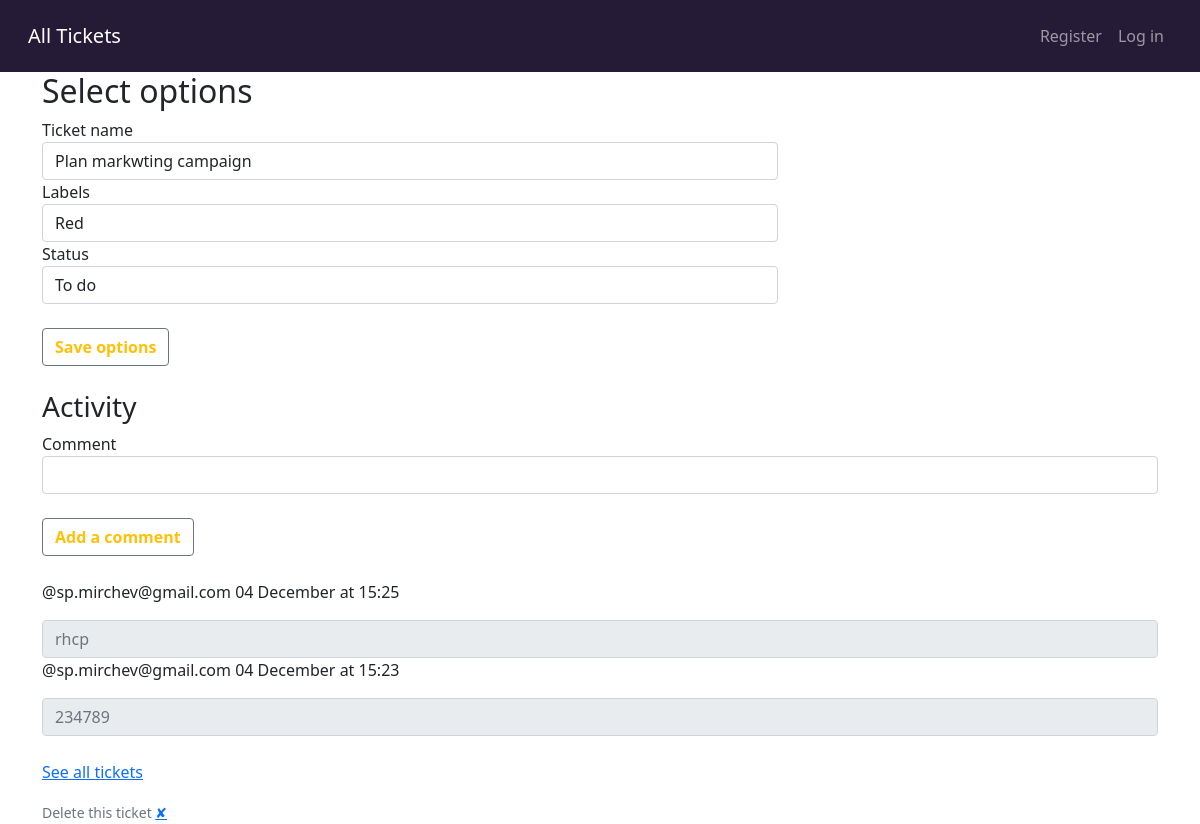
The app's page /tickets/1 with its own data.
### todoapp/models.py (models this page shows)
class Ticket(db.Model, UserMixin):
    __tablename__ = 'tickets'
    id = db.Column(db.Integer, primary_key=True)
    created_at = db.Column(db.DateTime,  nullable=False,
                           default=datetime.utcnow)
    updated_at = db.Column(db.DateTime,  nullable=False,
                           default=datetime.utcnow, onupdate=datetime.utcnow)
    deleted_at = db.Column(db.DateTime,  nullable=True)
    name = db.Column(db.String(250), nullable=False)
    label = db.Column(db.String(250), nullable=False, default='#BA94D1')
    status = db.Column(db.String(250), nullable=False, default='todo')
    comments = db.relationship('Comment', back_populates="ticket")

class Comment(db.Model, UserMixin):
    __tablename__ = 'comments'
    id = db.Column(db.Integer, primary_key=True)
    created_at = db.Column(db.DateTime,  nullable=False,
                           default=datetime.utcnow)
    updated_at = db.Column(db.DateTime,  nullable=False,
                           default=datetime.utcnow, onupdate=datetime.utcnow)
    deleted_at = db.Column(db.DateTime,  nullable=True)
    content = db.Column(db.Text, nullable=False)
    ticket_id = db.Column(db.Integer, db.ForeignKey(Ticket.id), nullable=False)
    user_id = db.Column(db.Integer, db.ForeignKey(User.id), nullable=False)
    ticket = db.relationship(Ticket, back_populates="comments")
    user = db.relationship(User, foreign_keys=user_id)

class User(db.Model, UserMixin):
    __tablename__ = 'users'
    id = db.Column(db.Integer, primary_key=True)
    created_at = db.Column(db.DateTime,  nullable=False,
                           default=datetime.utcnow)
    updated_at = db.Column(db.DateTime,  nullable=False,
                           default=datetime.utcnow, onupdate=datetime.utcnow)
    deleted_at = db.Column(db.DateTime,  nullable=True)
    username = db.Column(db.String(20), unique=True, nullable=False)
    email = db.Column(db.String(120), unique=True, nullable=False)
    password = db.Column(db.String(60), nullable=False)

### todoapp/routes.py (the view)
@app.route("/tickets/<int:ticket_id>", methods=["GET"])
def get_ticket(ticket_id):
    form = TicketForm()
    form_comment = NewCommentForm()
    ticket = Ticket.query.get(ticket_id)
    comments_query = select(Comment).filter(Comment.ticket_id == ticket_id).filter(Comment.deleted_at == None).order_by(Comment.created_at.desc())
    comments = [comment.Comment for comment in db.session.execute(comments_query)]
    form.name.default = ticket.name
    form.status.default = ticket.status
    form.label.default = ticket.label
    form.process()
    return render_template("options.html", form=form, form_comment=form_comment, ticket=ticket,comments=comments,logged_in=current_user.is_authenticated)

### todoapp/forms.py
class TicketForm(FlaskForm):
    name = StringField('Ticket name',validators=[InputRequired()])
    label = SelectField('Labels', choices=[('#FFCACA','White'),('#A10035', 'Red'), ('#372948', 'Blue'), ('#628E90', 'Green')] , default='#FBFACD')
    status = SelectField('Status', choices=[('todo', 'To do'), ('doing', 'Doing'), ('done', 'Done')],default="todo" )
    comment = StringField('Write a comment')

class NewCommentForm(FlaskForm):
    name = StringField('Comment', validators=[InputRequired()])

### todoapp/templates/options.html (shortened to what this page needs)
{% extends "layout.html" %} {% import "bootstrap/wtf.html" as wtf %} {% block
body %}
<div class="container">
  <div class="row">
    <div class="col-sm-12 col-md-8">
      <h2>Select options</h2>
      <form
        method="POST"
        action="{{ url_for('update_ticket', ticket_id=ticket.id) }}"
      >
        <div>{{ wtf.form_field(form.name) }}</div>
        <div>{{ wtf.form_field(form.label) }}</div>
        <div>{{ wtf.form_field(form.status) }}</div>
        <br />
        <input
          class="btn btn-outline-secondary text-warning fw-bold"
          type="submit"
          name="options"
          value="Save options"
        />
      </form>
      <br />
    </div>
    <div><h3>Activity</h3></dir>
    <form
      method="POST"
      action="{{ url_for('create_ticket_comment',
        ticket_id=ticket.id) }}"
    >
      <div>{{ wtf.form_field(form_comment.name) }}</div>
      <br />
      <input
        class="btn btn-outline-secondary text-warning fw-bold"
        name="comment"
        type="submit"
        value="Add a comment"
      />
    </form>
    <br />
    <div>
      {%for comment in comments%}
      <p>
        @{{comment.user.username}} {{comment.created_at.strftime("%d %B")}} at
        {{comment.created_at.strftime("%H:%M")}}
      </p>
      <input
        class="form-control"
        id="disabledInput"
        type="text"
        placeholder="{{comment.content}}"
        disabled
      />
      {%endfor%}
    </div>
    <br />
    <p class="space-above">
      <a href="{{ url_for('home') }}">See all tickets</a>
    </p>
  </div>
</div>
<small class="text-muted"
>Delete this ticket
<a href="{{url_for('delete_ticket', ticket_id=ticket.id) }}">✘</a></small
>
{% endblock %}

### records on screen
Ticket: name "Plan markwting campaign", label "Red", status "To do"
Comment: user.username "sp.mirchev@gmail.com", created_at "04 December", created_at "15:25", content "rhcp"
Comment: user.username "sp.mirchev@gmail.com", created_at "04 December", created_at "15:23", content "234789"
